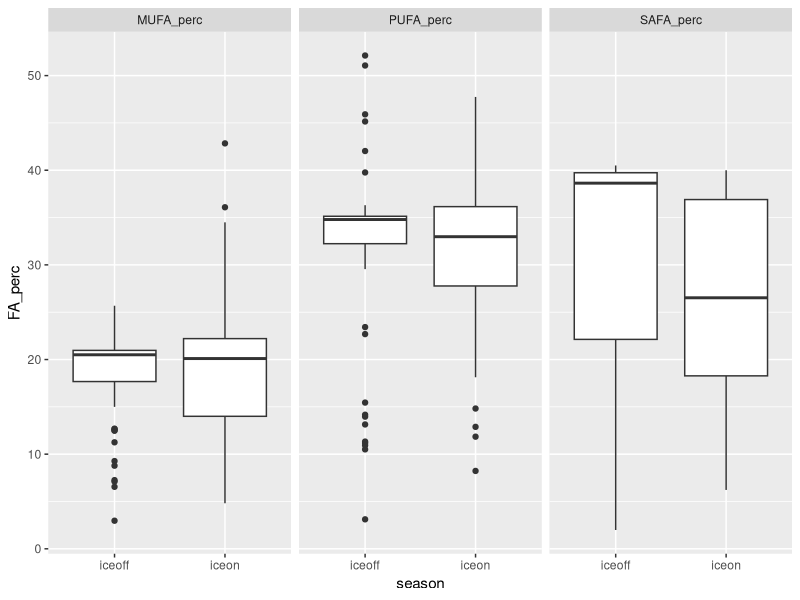
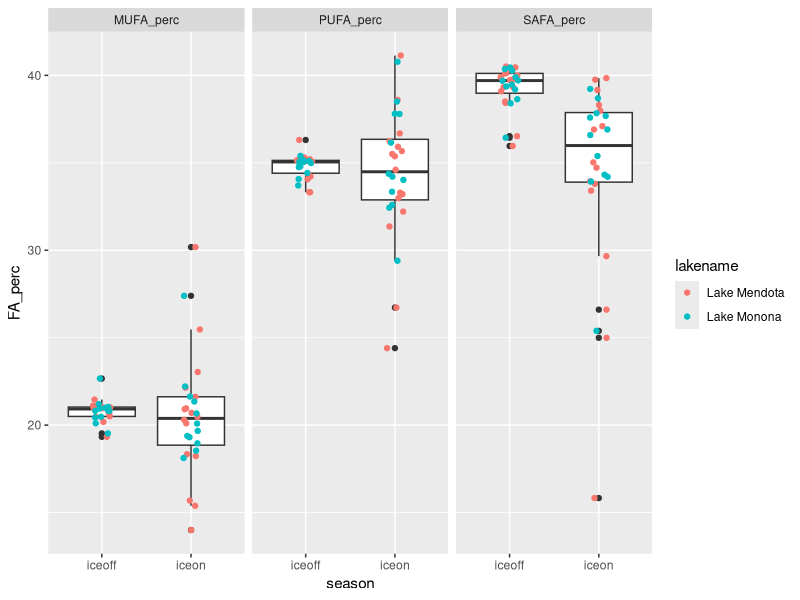
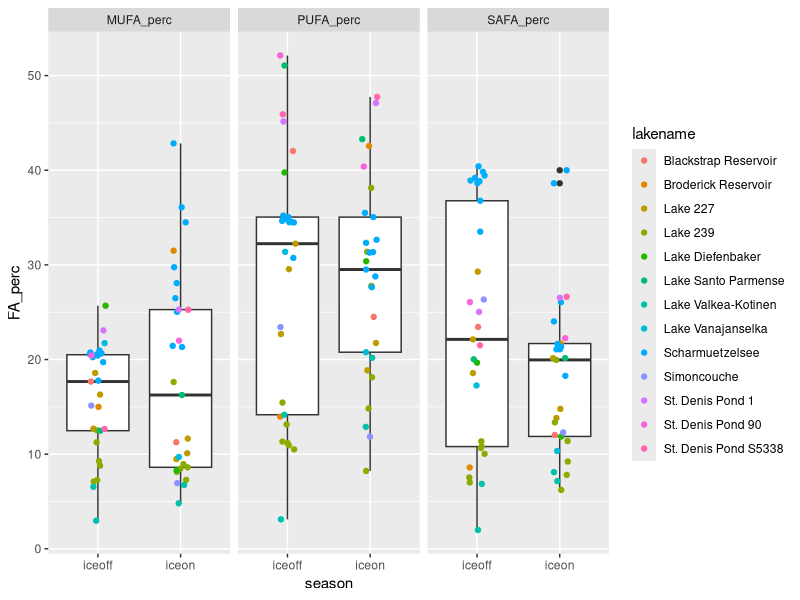
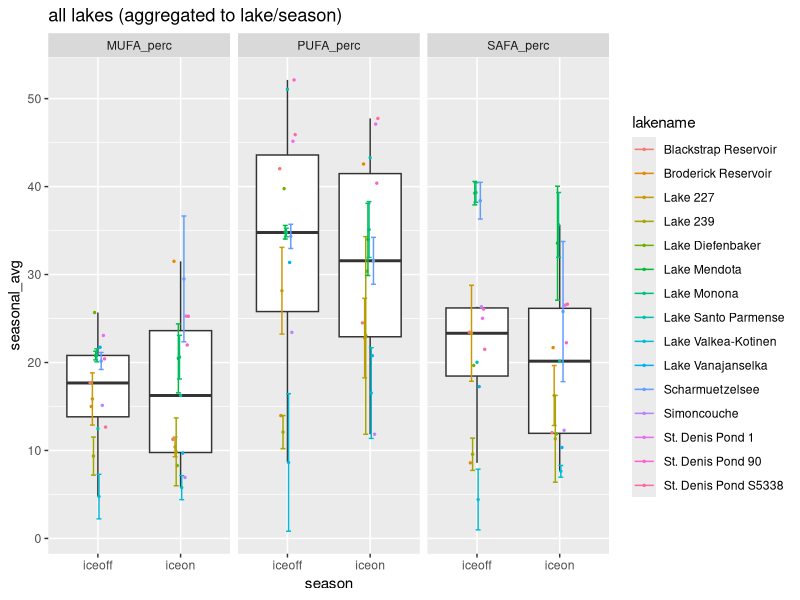
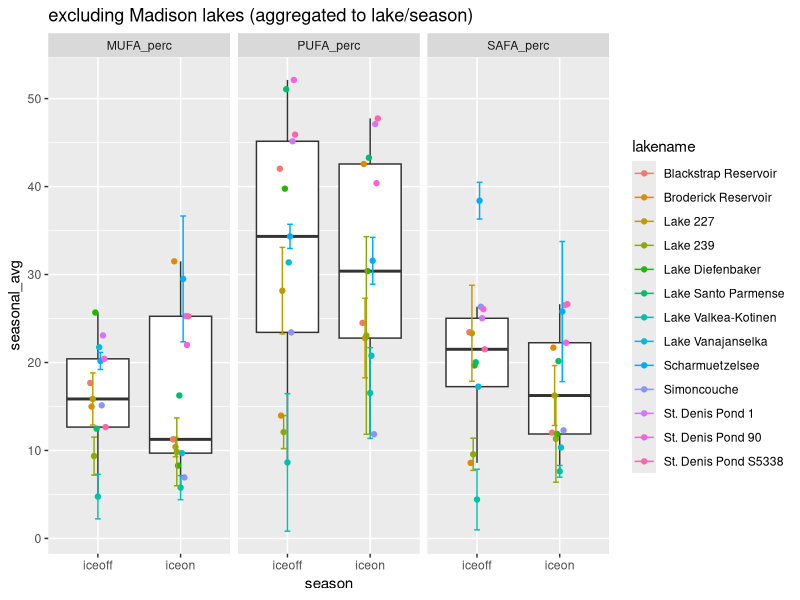
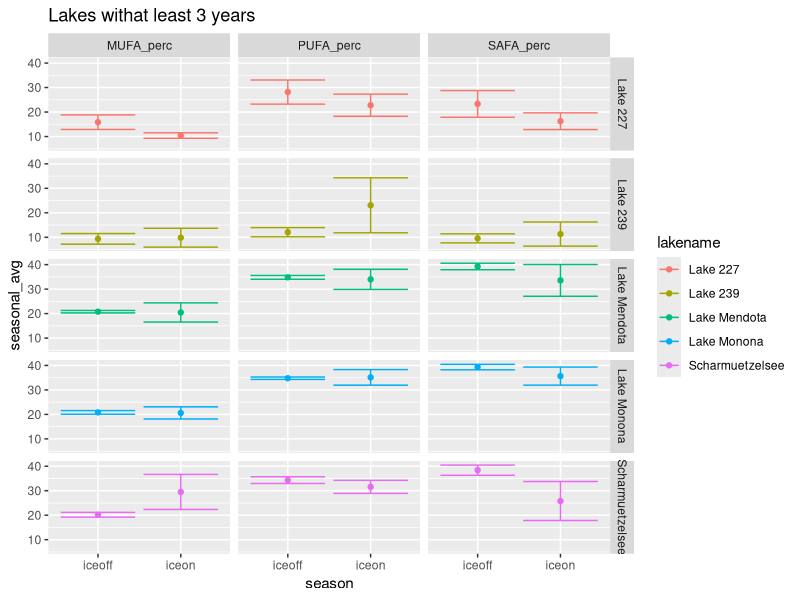
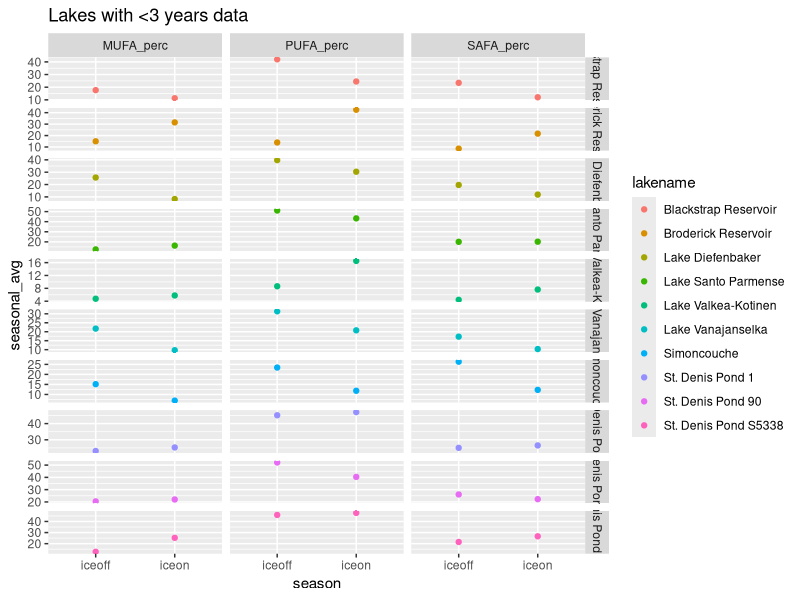
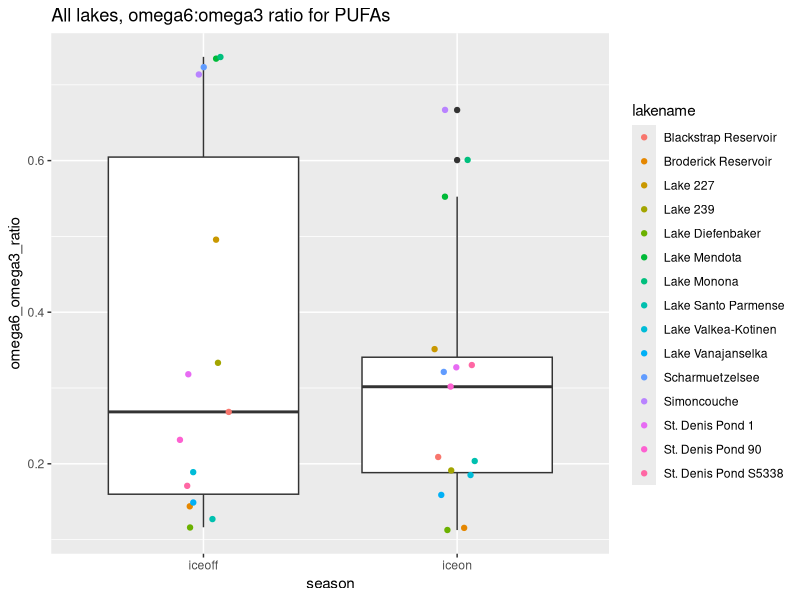

Source code (R) for these figures, in order:
# Script to look at fatty acids profile under ice vs summer stratification
# uses Hampton et al. ecology under lake ice dataset (ecology letters)
# and Galloway et al PLoS one paper fatty acid dataset

#libraries
library(dplyr)
library(reshape2)
library(tidyr)
library(ggplot2)

#===========================================================================
# ----> read in ecology under lake ice dataset and FA dataset
#===========================================================================

euli_orig <- read.csv("../Data/under_ice_data.csv", stringsAsFactors = FALSE)

fa_orig <- read.csv("../Data/PLoS_supp/S1_Dataset.csv", stringsAsFactors = FALSE)

#===========================================================================
# ----> wrangle ice phyto data
#===========================================================================

euli <- euli_orig %>% 
  #keep only columns of potential interest
  select(year, season, researcher, lakename, stationname, poolstation, lakeregloc, lakecountry,
         startday, startmonth, startyear, endday, endmonth, endyear,
         iceduration, fadata, avesecchidepth, avechla, 
         phytomethod, avephytomass, avephytocount,
         propchloro, propcrypto, propcyano, propdiatom, propdiatom, propotherphyto) %>% 
  #only interested when *not* all NA for phyto props
  filter(!(is.na(propchloro) & is.na(propcrypto) & is.na(propcyano) & 
           is.na(propdiatom) & is.na(propdiatom) & is.na(propotherphyto)))

#some lakes have multiple stations within lake
euli %>% 
  group_by(lakename) %>% 
  summarize(n = n_distinct(stationname)) %>% 
  filter(n > 1) %>% 
  as.data.frame()
#               lakename n
# 1 Blackstrap Reservoir 2
# 2     Lake Diefenbaker 3

euli %>% 
  group_by(lakename) %>% 
  summarize(n = n_distinct(poolstation)) %>% 
  as.data.frame() %>% 
  filter(n > 1)

#1:1 match lakename:poolstation
# filter(euli, lakename %in% c("Blackstrap Reservoir", "Lake Diefenbaker")) %>% select(lakename, stationname, poolstation)

#aggregate to lake/poolstation
euli_lakes_phytos <- euli %>% 
  #start by looking just at pytos, can circle back to incorporate snow/ice/secchi etc.
  select(year, season, lakename, poolstation, 
         propchloro, propcrypto, propcyano, propdiatom, propotherphyto) %>% 
  #group and aggregate
  group_by(lakename, poolstation, year, season) %>% 
  summarize(prop_chloro = mean(propchloro, na.rm = TRUE),
            prop_crypto = mean(propcrypto, na.rm = TRUE),
            prop_cyano = mean(propcyano, na.rm = TRUE),
            prop_diatom = mean(propdiatom, na.rm = TRUE),
            prop_other = mean(propotherphyto, na.rm = TRUE)) %>% 
  ungroup() %>% 
  as.data.frame()
  
summary(euli_lakes_phytos) #40 NA in crypto
str(euli_lakes_phytos) #205

#going to start by using only lakes with *NO NAs* for phytos
euli_phytos_complete <- euli_lakes_phytos %>% 
  filter(!(is.na(prop_chloro) | is.na(prop_crypto) | is.na(prop_cyano) | 
             is.na(prop_diatom) | is.na(prop_other)))
#158 obvs - only "complete" phyto profiles

#24 lakes in total
unique(euli_phytos_complete$lakename) 

#what's the temporal coverage?
#only want ones with matching iceon/iceoff
euli_phytos_complete %>% 
  group_by(lakename) %>% 
  summarize(seasons = n_distinct(season)) %>% 
  as.data.frame() %>% 
  arrange(seasons)

#identity lakes with both seasons per year
multi_seasons <- euli_phytos_complete %>% 
  group_by(lakename, year) %>% 
  summarize(seasons = n_distinct(season)) %>% 
  as.data.frame() %>% 
  arrange(seasons) %>% 
  filter(seasons > 1) %>% 
  mutate(lakeyear = paste(lakename, year, sep = "_"))

#keep only those lake/year/seasons
euli_phytos_complete_matching <- euli_phytos_complete %>% 
  mutate(lakeyear = paste(lakename, year, sep = "_")) %>% 
  filter(lakeyear %in% multi_seasons$lakeyear)

#make sure 1:1 match (i.e., iceon/iceoff in single year for lake - no missing pairs singles)
# euli_phytos_complete_matching %>% 
#   group_by(lakename, year) %>% 
#   summarize(n = n_distinct(season)) %>% 
#   filter(n != 2)
#correct

# filter(euli_phytos_complete, lakename == "Saanajarvi")
# filter(euli, lakename == "Saanajarvi")
#yep...being true to the data, we ignore Saanajarvi
#I think it's actually a goof in the euli data, 
#but moving forward without it...

#check out remaining
str(euli_phytos_complete_matching)
str(unique(euli_phytos_complete_matching$lakename)) 
#15 lakes

#temporal coverage
lake_years <- euli_phytos_complete_matching %>% 
  group_by(lakename) %>% 
  summarize(yrs = n_distinct(year)) %>% 
  arrange(yrs) %>% 
  as.data.frame()
#                lakename yrs
# 1  Blackstrap Reservoir   1
# 2   Broderick Reservoir   1
# 3      Lake Diefenbaker   1
# 4   Lake Santo Parmense   1
# 5     Lake Vanajanselka   1
# 6           Simoncouche   1
# 7      St. Denis Pond 1   1
# 8     St. Denis Pond 90   1
# 9  St. Denis Pond S5338   1
# 10  Lake Valkea-Kotinen   2
# 11             Lake 227   3
# 12             Lake 239   6
# 13      Scharmuetzelsee   9
# 14          Lake Monona  12
# 15         Lake Mendota  16

#may be interested in lakes with >= 3 years down the road
lake_years_3more <- filter(lake_years, yrs >= 3)

#make long to be equivalent to FA data
phytos_long <- euli_phytos_complete_matching %>% 
  select(-poolstation, -lakeyear) %>% 
  melt(id.vars = c("lakename", "year", "season")) %>% 
  rename(phyto_group = variable, prop = value)

#remove prop from group name
phytos_long$phyto_group <- gsub("prop_", "", phytos_long$phyto_group)

unique(phytos_long$phyto_group)
# "chloro"     "crypto"     "cyano"      "diatom"     "otherphyto"


#===========================================================================
# ----> wrangle FA data
#===========================================================================

fa <- fa_orig %>% 
  #only fresh water
  filter(Salinity == 0) %>% 
  #only proportional data
  filter(Data == "prop") %>% 
  #for now, don't care about experimental info
  select(Group, Class, Order, Genus, species,
         sumSAFA, sumMUFA, sumPUFA,
         c18.2w6, c18.3w6, c18.3w3,
         c18.4w3, c18.5w3, 
         c20.4w6, c20.5w3, c22.6w3)

unique(fa$Group)
# "Cyanobacteria" "Chlorophyta"   "Ochrophyta"    "Cryptophyta"   "Dinophyta"     "Euglenozoa"    "Rhodophyta"  

#crosswalk to match euli to FA
fa_equiv <- fa %>% 
  #crypto, chloro, cyano are direct matches
  mutate(fa_group = ifelse(Group == "Cryptophyta", "crypto", NA),
         fa_group = ifelse(Group == "Chlorophyta", "chloro", fa_group),
         fa_group = ifelse(Group == "Cyanobacteria", "cyano", fa_group),
         #diatoms are everything in these 3 classes in FA data
         fa_group = ifelse(Class %in% c("Bacillariophyceae", "Fragilariophyceae", "Coscinodiscophyceae"),
                           "diatom", fa_group),
         #other phyto = average of all else in FA data
         fa_group = ifelse(is.na(fa_group), "otherphyto", fa_group))

# fa_equiv %>% 
#   select(Group, fa_group) %>% 
#   unique()
# 
# fa_equiv %>% 
#   select(Group, Class, fa_group) %>% 
#   unique()


#===========================================================================
# ----> aggregate FA data
#===========================================================================

#aggregate to level of fa_group (average)

fa_group_avgs <- fa_equiv %>% 
  group_by(fa_group) %>% 
  summarize(grp_avg_sumSAFA = mean(sumSAFA, na.rm = TRUE),
            grp_avg_sumMUFA = mean(sumMUFA, na.rm = TRUE),
            grp_avg_sumPUFA = mean(sumPUFA, na.rm = TRUE),
            grp_avg_c18.2w6 = mean(c18.2w6, na.rm = TRUE),
            grp_avg_c18.3w6 = mean(c18.3w6, na.rm = TRUE),
            grp_avg_c18.3w3 = mean(c18.3w3, na.rm = TRUE),
            grp_avg_c18.4w3 = mean(c18.4w3, na.rm = TRUE),
            grp_avg_c18.5w3 = mean(c18.5w3, na.rm = TRUE),
            grp_avg_c20.4w6 = mean(c20.4w6, na.rm = TRUE),
            grp_avg_c20.5w3 = mean(c20.5w3, na.rm = TRUE),
            grp_avg_c22.6w3 = mean(c22.6w3, na.rm = TRUE)) %>% 
  as.data.frame()

fa_group_avgs

#===========================================================================
# ----> combine EULI and FA datasets
#===========================================================================

head(phytos_long) #lake, year, season, group, prop
head(fa_group_avgs) #group, FAs

#combine euli and FA - have group, proportion, and FA data
full_dat <- merge(phytos_long, fa_group_avgs, 
                  by.x = "phyto_group", by.y = "fa_group", 
                  all.x = TRUE)

# From LTER FA script:
# What we want is "what are the average proportions of SAFA, MUFA, PUFA 
# present in the community, irrespective of total biomass?" 
# (i.e. we know there is higher biomass in summer - the Circus Circus buffet)
# SH: pretty sure that what we want then is:(biomass_dry_weight * sumSAFA)/total dry weight
# This is already a proportion (biomass/total) so can do prop * FA

#weight data accordingly
full_dat_weighted <- full_dat %>% 
  #prop phyto (already biomass/total biomass) * prop FA
  mutate(sumSAFA_prop = grp_avg_sumSAFA * prop,
         sumMUFA_prop = grp_avg_sumMUFA * prop, 
         sumPUFA_prop = grp_avg_sumPUFA * prop,
         prop_c18.2w6 = grp_avg_c18.2w6 * prop,
         prop_c18.3w6 = grp_avg_c18.3w6 * prop,
         prop_c18.3w3 = grp_avg_c18.3w3 * prop,
         prop_c18.4w3 = grp_avg_c18.4w3 * prop,
         prop_c18.5w3 = grp_avg_c18.5w3 * prop,
         prop_c20.4w6 = grp_avg_c20.4w6 * prop,
         prop_c20.5w3 = grp_avg_c20.5w3 * prop,
         prop_c22.6w3 = grp_avg_c22.6w3 * prop) %>% 
  #keep only columns of interest
  #for now, only SAFA, MUFA, PUFA
  select(lakename, year, season, phyto_group, 
         sumSAFA_prop, sumMUFA_prop, sumPUFA_prop,
         prop_c18.2w6,prop_c18.3w6,  prop_c18.3w3,
         prop_c18.4w3, prop_c18.5w3,
         prop_c20.4w6, prop_c20.5w3, 
         prop_c22.6w3)

#sum within lake/time point (get community-level FA)
full_dat_weighted_comm <- full_dat_weighted %>% 
  group_by(lakename, year, season) %>% 
  #sum across phyto groups
  summarize(MUFA_perc = sum(sumMUFA_prop, na.rm = TRUE),
            PUFA_perc = sum(sumPUFA_prop, na.rm = TRUE),
            SAFA_perc = sum(sumSAFA_prop, na.rm = TRUE),
            perc_c18.2w6 = sum(prop_c18.2w6, na.rm = TRUE),
            perc_c18.3w6 = sum(prop_c18.3w6, na.rm = TRUE),
            perc_c18.3w3 = sum(prop_c18.3w3, na.rm = TRUE),
            perc_c18.4w3 = sum(prop_c18.4w3, na.rm = TRUE),
            perc_c18.5w3 = sum(prop_c18.5w3, na.rm = TRUE),
            perc_c20.4w6 = sum(prop_c20.4w6, na.rm = TRUE),
            perc_c20.5w3 = sum(prop_c20.5w3, na.rm = TRUE),
            perc_c22.6w3 = sum(prop_c22.6w3, na.rm = TRUE)) %>% 
  as.data.frame()

#this format matches LTER_FA_20180217 
#(detailed look at lakes ME/MO)

head(full_dat_weighted_comm)

#make a verion with one point per lake/season (aggregate across years)
#include standard deviation as measure of variance, as well as count
full_dat_weighted_comm_agg <- full_dat_weighted_comm %>% 
  group_by(lakename, season) %>% 
  #using __ so can separate later
  summarize(n_years = n_distinct(year),
            seasonal_avg__MUFA_perc = mean(MUFA_perc, na.rm = TRUE),
            sd__MUFA_perc = sd(MUFA_perc, na.rm = TRUE),
            seasonal_avg__PUFA_perc = mean(PUFA_perc, na.rm = TRUE),
            sd__PUFA_perc = sd(PUFA_perc, na.rm = TRUE),
            seasonal_avg__SAFA_perc = mean(SAFA_perc, na.rm = TRUE),
            sd__SAFA_perc = sd(SAFA_perc, na.rm = TRUE),
            
            seasonal_avg__c18.2w6 = mean(perc_c18.2w6, na.rm = TRUE),
            seasonal_avg__c18.3w6 = mean(perc_c18.3w6, na.rm = TRUE),
            seasonal_avg__c18.3w3 = mean(perc_c18.3w3, na.rm = TRUE),
            seasonal_avg__c18.4w3 = mean(perc_c18.4w3, na.rm = TRUE),
            seasonal_avg__c18.5w3 = mean(perc_c18.5w3, na.rm = TRUE),
            seasonal_avg__c20.4w6 = mean(perc_c20.4w6, na.rm = TRUE),
            seasonal_avg__c20.5w3 = mean(perc_c20.5w3, na.rm = TRUE),
            seasonal_avg__c22.6w3 = mean(perc_c22.6w3, na.rm = TRUE),
            
            sd__c18.2w6 = sd(perc_c18.2w6, na.rm = TRUE),
            sd__c18.3w6 = sd(perc_c18.3w6, na.rm = TRUE),
            sd__c18.3w3 = sd(perc_c18.3w3, na.rm = TRUE),
            sd__c18.4w3 = sd(perc_c18.4w3, na.rm = TRUE),
            sd__c18.5w3 = sd(perc_c18.5w3, na.rm = TRUE),
            sd__c20.4w6 = sd(perc_c20.4w6, na.rm = TRUE),
            sd__c20.5w3 = sd(perc_c20.5w3, na.rm = TRUE),
            sd__c22.6w3 = sd(perc_c22.6w3, na.rm = TRUE)) %>% 
  as.data.frame()

#===========================================================================
# ----> look at ALL lakes/years/seasons (MUFA/PUFA/SAFA)
#===========================================================================

#make long for plotting
dat_long_full_points <- full_dat_weighted_comm %>% 
  melt(id.vars = c("lakename", "year", "season")) %>% 
  rename(FA_type = variable, FA_perc = value)

# ----> plot for all lakes
ggplot(filter(dat_long_full_points, FA_type %in% c("MUFA_perc", "PUFA_perc", "SAFA_perc")),
              aes(season, FA_perc)) +
  geom_boxplot() +
  #geom_jitter(aes(color = lakename), width = 0.1, size = 1) +
  facet_wrap(~FA_type)

#what do anovas say for all lakes?
mufa1 <- aov(FA_perc ~ season, dat = filter(dat_long_full_points, FA_type == "MUFA_perc"))
summary(mufa1) #p=0.417

pufa1 <- aov(FA_perc ~ season, dat = filter(dat_long_full_points, FA_type == "PUFA_perc"))
summary(pufa1) #p=0.962

safa1 <- aov(FA_perc ~ season, dat = filter(dat_long_full_points, FA_type == "SAFA_perc"))
summary(safa1) #p=0.0255 *
#SAFA signif higher in summer


# ----> check just ME/MO 
ggplot(filter(dat_long_full_points, lakename %in% c("Lake Mendota", "Lake Monona") &
                FA_type %in% c("MUFA_perc", "PUFA_perc", "SAFA_perc")), 
       aes(season, FA_perc)) +
  geom_boxplot() +
  geom_jitter(aes(color = lakename), width = 0.1) +
  facet_wrap(~FA_type)
#SAFA more extreme


# ----> removing ME/MO
ggplot(filter(dat_long_full_points, !(lakename %in% c("Lake Mendota", "Lake Monona")) &
                FA_type %in% c("MUFA_perc", "PUFA_perc", "SAFA_perc")), 
       aes(season, FA_perc)) +
  geom_boxplot() +
  geom_jitter(aes(color = lakename), width = 0.1) +
  facet_wrap(~FA_type)
#pretty wide spread

#what do anovas say when remove ME/MO?
mufa2 <- aov(FA_perc ~ season, dat = filter(dat_long_full_points, FA_type == "MUFA_perc" &
                                              !(lakename %in% c("Lake Mendota", "Lake Monona"))))
summary(mufa2) #p=0.324

pufa2 <- aov(FA_perc ~ season, dat = filter(dat_long_full_points, FA_type == "PUFA_perc" &
                                              !(lakename %in% c("Lake Mendota", "Lake Monona"))))
summary(pufa2) #p=0.962

safa2 <- aov(FA_perc ~ season, dat = filter(dat_long_full_points, FA_type == "SAFA_perc" &
                                              !(lakename %in% c("Lake Mendota", "Lake Monona"))))
summary(safa2) #p=0.0859
#none signif


#===========================================================================
# ----> look at lakes aggregated to seasons across years (MUFA/PUFA/SAFA)
#===========================================================================

#make long
dat_long_seasonal_points <- full_dat_weighted_comm_agg %>% 
  #make long
  melt(id.vars = c("lakename", "season", "n_years")) %>% 
  #split variable column name
  separate(variable, into = c("agg_type", "FA_type"), sep = "__") %>% 
  #make wide so have column for avg and sd
  dcast(lakename + season + n_years + FA_type ~ agg_type, value.var = "value")
  
# ----> plot for all lakes
ggplot(filter(dat_long_seasonal_points, FA_type %in% c("MUFA_perc", "PUFA_perc", "SAFA_perc")),
              aes(season, seasonal_avg)) +
  #ignore outlier sofr boxplots only
  geom_boxplot(outlier.shape = NA) +
  geom_point(aes(group = lakename, color = lakename), position = position_dodge(width = 0.2), size = 0.5) +
  geom_errorbar(aes(x = season, ymin = seasonal_avg - sd, ymax = seasonal_avg + sd,
                    color = lakename, 
                    group = lakename),
                position = position_dodge(width = 0.2)) +
  # geom_pointrange(aes(x = season, y = seasonal_avg, 
  #                     ymin = seasonal_avg - sd, ymax = seasonal_avg + sd)) +
  facet_wrap(~FA_type) +
  ggtitle("all lakes (aggregated to lake/season)")

#anova for all lakes, aggregate to one point per lake/season across years
mufa3 <- aov(seasonal_avg ~ season, dat = filter(dat_long_seasonal_points, FA_type == "MUFA_perc"))
summary(mufa3) #p=0.949

pufa3 <- aov(seasonal_avg ~ season, dat = filter(dat_long_seasonal_points, FA_type == "PUFA_perc"))
summary(pufa3) #p=0.709

safa3 <- aov(seasonal_avg ~ season, dat = filter(dat_long_seasonal_points, FA_type == "SAFA_perc"))
summary(safa3) #p=0.374
#none signif

# ----> ignore mendota/monona
ggplot(filter(dat_long_seasonal_points, 
              FA_type %in% c("MUFA_perc", "PUFA_perc", "SAFA_perc") &
                !(lakename %in% c("Lake Mendota", "Lake Monona"))), 
              aes(season, seasonal_avg)) +
  geom_boxplot(outlier.shape = NA) +
  geom_point(aes(color = lakename, group = lakename), position = position_dodge(width = 0.2)) +
  geom_errorbar(aes(x = season, ymin = seasonal_avg - sd, ymax = seasonal_avg + sd,
                    color = lakename, group = lakename),
                position = position_dodge(width = 0.2)) +
  facet_wrap(~FA_type) +
  ggtitle("excluding Madison lakes (aggregated to lake/season)")

mufa4 <- aov(seasonal_avg ~ season, dat = filter(dat_long_seasonal_points, FA_type == "MUFA_perc" & 
                                              !(lakename %in% c("Lake Mendota", "Lake Monona"))))
summary(mufa4) #p=0.959

pufa4 <- aov(seasonal_avg ~ season, dat = filter(dat_long_seasonal_points, FA_type == "PUFA_perc" &
                                              !(lakename %in% c("Lake Mendota", "Lake Monona"))))
summary(pufa4) #p=0.716

safa4 <- aov(seasonal_avg ~ season, dat = filter(dat_long_seasonal_points, FA_type == "SAFA_perc" &
                                              !(lakename %in% c("Lake Mendota", "Lake Monona"))))
summary(safa4) #p=0.346
#none signif


# ----> lakes with >3 years matching
ggplot(filter(dat_long_seasonal_points, 
              FA_type %in% c("MUFA_perc", "PUFA_perc", "SAFA_perc") &
              lakename %in% lake_years_3more$lakename), 
       aes(season, seasonal_avg)) +
  geom_point(aes(color = lakename, group = lakename), position = position_dodge(width = 0.2)) +
  geom_errorbar(aes(x = season, ymin = seasonal_avg - sd, ymax = seasonal_avg + sd,
                    color = lakename, group = lakename),
                position = position_dodge(width = 0.2)) +
  facet_grid(lakename~FA_type) +
  ggtitle("Lakes withat least 3 years")
#not seeing really consistent trends


# ----> just the <3 years lakes
ggplot(filter(dat_long_seasonal_points, 
              FA_type %in% c("MUFA_perc", "PUFA_perc", "SAFA_perc") &
                !(lakename %in% lake_years_3more$lakename)), 
       aes(season, seasonal_avg)) +
  geom_point(aes(color = lakename, group = lakename), position = position_dodge(width = 0.2)) +
  facet_grid(lakename~FA_type, scales = "free") +
  ggtitle("Lakes with <3 years data")

#not seeing consistent trends

#===========================================================================
# ----> lakes aggregated to seasons across years (C omegas)
#===========================================================================

head(full_dat_weighted_comm_agg)
summary(dat_long_seasonal_points)

#per AG: look at ratio of omega 6 to omega 3 PUFAs
#per MM: look at long chain C PUFAs:SAFA ratio
#(AG defines long chain as 20+ C, so here 20 and 22 Cs)

#unique(dat_long_seasonal_points$FA_type)
# "c18.2w6"   "c18.3w3"   "c18.3w6"   "c18.4w3"   "c18.5w3"   "c20.4w6"   "c20.5w3"   "c22.6w3" 


# tag PUFAs as short or long chain, omega 3 or omega 6
# dat_long_seasonal_C <- dat_long_seasonal_points %>% 
#   #if c20 or c22, identify as long chain - default is NA
#   #if c18, short chain
#   mutate(c_chain = ifelse(grepl("c20*", FA_type)==TRUE | grepl("c22*", FA_type)==TRUE, 
#                              "long", NA),
#          c_chain = ifelse(grepl("c18*", FA_type)==TRUE, "short", c_chain)) %>% 
#   #identify whether omega 3 or omega 6
#   mutate(omega_num = ifelse(grepl("*w3", FA_type)==TRUE, "omega_three", NA),
#          omega_num = ifelse(grepl("*w6", FA_type)==TRUE, "omega_six", omega_num))

# dat_long_seasonal_C %>% select(FA_type, c_chain) %>% unique() %>% arrange(c_chain)
# dat_long_seasonal_C %>% select(FA_type, omega_num) %>% unique() %>% arrange(omega_num)

#recall: everything in seasonal_avg is a percentage
#so can sum up percentage of C omega types within PUFA
#(should double check that sum c omegas !> sum PUFA)

# dat_long_seasonal_C <- dat_long_seasonal_C %>% 
#   group_by(lakename, season, omega_num) %>% 
#   mutate(total_omega = sum(seasonal_avg, na.rm = TRUE)) %>% 
#   ungroup() %>% 
#   group_by(lakename, season, c_chain) %>% 
#   mutate(total_chain = sum(seasonal_avg, na.rm = TRUE)) %>% 
#   ungroup() %>% 
#   as.data.frame()


#find omega and long/short chain totals
dat_seasonal_C <- full_dat_weighted_comm_agg %>% 
  #total omega 3 prop of PUFAs
  mutate(total_omega3 = seasonal_avg__c18.3w3 + 
                        seasonal_avg__c18.4w3 + 
                        seasonal_avg__c18.5w3 + 
                        seasonal_avg__c20.5w3 + 
                        seasonal_avg__c22.6w3,
         #total omega 6 prop of PUFAs
         total_omega6 = seasonal_avg__c18.2w6 + 
                        seasonal_avg__c18.3w6 + 
                        seasonal_avg__c20.4w6,
         #total short chain PUFAs (<20 C)
         total_short_chain = seasonal_avg__c18.2w6 +
                       seasonal_avg__c18.3w6 +
                       seasonal_avg__c18.3w3 +
                       seasonal_avg__c18.4w3 +
                       seasonal_avg__c18.5w3,
         #total long chain PUFAs (AG defined as >= 20 C)
         total_long_chain = seasonal_avg__c20.4w6 +
                       seasonal_avg__c20.5w3 +
                       seasonal_avg__c22.6w3)

#find omega6:omega3 for PUFAs and long chain PUFAs:SAFA
dat_seasonal_C_ratios <- dat_seasonal_C %>% 
  mutate(omega6_omega3_ratio = total_omega6/total_omega3,
         #may want just long chain PUFA down the road (%)
         longchainPUFA = (total_long_chain * seasonal_avg__PUFA_perc)/100,
         #total long chain is % of PUFAs that are long chain
         #divide by PUFAs prop to get ratio with SAFA
         #(i.e., proportion of ALL FATTY ACIDS that are long chain PUFAs compared to SAFA prop)
         longchainPUFA_SAFA = longchainPUFA/ seasonal_avg__SAFA_perc)

  
# ----> omega6:omega3 of PUFAs
ggplot(dat_seasonal_C_ratios, aes(season, omega6_omega3_ratio)) +
  geom_boxplot() +
  geom_jitter(aes(color = lakename), width = 0.1) +
  ggtitle("All lakes, omega6:omega3 ratio for PUFAs")

mod1 <- aov(omega6_omega3_ratio ~ season, dat = dat_seasonal_C_ratios)
summary(mod1) #p=0.487

ggplot(dat_seasonal_C_ratios, aes(total_omega6, total_omega3)) +
  geom_point(aes(color = lakename)) +
  #geom_smooth() +
  facet_wrap(~season) +
  ggtitle("omega6 vs omega3 for all lakes")

  
# ----> long chain PUFA:SAFA
ggplot(dat_seasonal_C_ratios, aes(season, longchainPUFA_SAFA)) +
  geom_boxplot() +
  geom_jitter(aes(color = lakename), width = 0.1) +
  ggtitle("All lakes, long chain (>=20 C) PUFA : SAFA")

mod2 <- aov(longchainPUFA_SAFA ~ season, dat = dat_seasonal_C_ratios)
summary(mod2) #p=0.7
  
ggplot(dat_seasonal_C_ratios, 
       aes(longchainPUFA, seasonal_avg__SAFA_perc)) +
  geom_point(aes(color = lakename)) +
  #geom_smooth(method = "lm") +
  facet_wrap(~season) +
  ggtitle("long chain (>=20 C) PUFA vs SAFA")


#===========================================================================
# ----> C omegas log transformed
#=========================================================================== 

# ----> log(omega6:omega3) of PUFAs
ggplot(dat_seasonal_C_ratios, aes(season, log(omega6_omega3_ratio))) +
  geom_boxplot() +
  geom_jitter(aes(color = lakename), width = 0.1) +
  ggtitle("All lakes, log(omega6:omega3) ratio for PUFAs")

mod1 <- aov(log(omega6_omega3_ratio) ~ season, dat = dat_seasonal_C_ratios)
summary(mod1) #p=0.706
#not seeing seasonal difference in logged omega ratio

ggplot(dat_seasonal_C_ratios, aes(log(total_omega6), log(total_omega3))) +
  geom_point(aes(color = lakename)) +
  facet_wrap(~season) +
  ggtitle("logged omega6 vs omega3 for all lakes")
#when log omegas, do see positive linear trend
#which means...?

linmod2 <- lm(log(total_omega3) ~ log(total_omega6), dat = dat_seasonal_C_ratios)
summary(linmod2) #0.0164 * 
#signif positive linear trend - increase in (log) omega6, increase in (log) omega3

#ratio of logged
ggplot(dat_seasonal_C_ratios, aes(season, (log(total_omega6)/log(total_omega3)))) +
  geom_boxplot() +
  geom_jitter(aes(color = lakename), width = 0.1) +
  ggtitle("All lakes, ratio of logged omegas for PUFAs")

mod1 <- aov((log(total_omega6)/log(total_omega3)) ~ season, dat = dat_seasonal_C_ratios)
summary(mod1) #p=0.829
#ratio of logged more challenging to interpret, but non-signif


# ----> long chain PUFA:SAFA
ggplot(dat_seasonal_C_ratios, aes(season, log(longchainPUFA_SAFA))) +
  geom_boxplot() +
  geom_jitter(aes(color = lakename), width = 0.1) +
  ggtitle("All lakes, log(long chain (>=20 C) PUFA : SAFA)")

mod3 <- aov(log(longchainPUFA_SAFA) ~ season, dat = dat_seasonal_C_ratios)
summary(mod3) #p=0.894

ggplot(dat_seasonal_C_ratios, 
       aes(log(longchainPUFA), log(seasonal_avg__SAFA_perc))) +
  geom_point(aes(color = lakename)) +
  #geom_smooth(method = "lm") +
  facet_wrap(~season) +
  ggtitle("logged long chain (>=20 C) PUFA vs SAFA")

linmod3 <- lm(log(seasonal_avg__SAFA_perc) ~ log(longchainPUFA), dat = dat_seasonal_C_ratios)
summary(linmod3) #0.821
